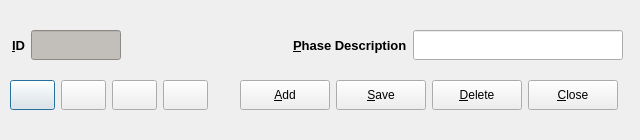
<?xml version="1.0" encoding="UTF-8"?>
<ui version="4.0">
 <class>PhaseSetupDlg</class>
 <widget class="QDialog" name="PhaseSetupDlg">
  <property name="geometry">
   <rect>
    <x>0</x>
    <y>0</y>
    <width>640</width>
    <height>140</height>
   </rect>
  </property>
  <property name="minimumSize">
   <size>
    <width>640</width>
    <height>140</height>
   </size>
  </property>
  <property name="maximumSize">
   <size>
    <width>640</width>
    <height>140</height>
   </size>
  </property>
  <property name="windowTitle">
   <string>Phase Description Entry</string>
  </property>
  <widget class="QWidget" name="layoutWidget">
   <property name="geometry">
    <rect>
     <x>12</x>
     <y>20</y>
     <width>611</width>
     <height>51</height>
    </rect>
   </property>
   <layout class="QHBoxLayout" name="horizontalLayout">
    <item>
     <widget class="QLabel" name="label">
      <property name="text">
       <string>&lt;!DOCTYPE HTML PUBLIC &quot;-//W3C//DTD HTML 4.0//EN&quot; &quot;http://www.w3.org/TR/REC-html40/strict.dtd&quot;&gt;
&lt;html&gt;&lt;head&gt;&lt;meta name=&quot;qrichtext&quot; content=&quot;1&quot; /&gt;&lt;style type=&quot;text/css&quot;&gt;
p, li { white-space: pre-wrap; }
&lt;/style&gt;&lt;/head&gt;&lt;body style=&quot; font-family:'Sans Serif'; font-size:10pt; font-weight:400; font-style:normal;&quot;&gt;
&lt;p style=&quot; margin-top:0px; margin-bottom:0px; margin-left:0px; margin-right:0px; -qt-block-indent:0; text-indent:0px;&quot;&gt;&lt;span style=&quot; font-weight:600;&quot;&gt;&amp;amp;ID&lt;/span&gt;&lt;/p&gt;&lt;/body&gt;&lt;/html&gt;</string>
      </property>
      <property name="buddy">
       <cstring>phaseID_display</cstring>
      </property>
     </widget>
    </item>
    <item>
     <widget class="QLineEdit" name="phaseID_display">
      <property name="minimumSize">
       <size>
        <width>90</width>
        <height>30</height>
       </size>
      </property>
      <property name="maximumSize">
       <size>
        <width>90</width>
        <height>30</height>
       </size>
      </property>
      <property name="styleSheet">
       <string notr="true">background-color: rgb(194, 190, 186);</string>
      </property>
      <property name="readOnly">
       <bool>true</bool>
      </property>
     </widget>
    </item>
    <item>
     <spacer name="horizontalSpacer">
      <property name="orientation">
       <enum>Qt::Horizontal</enum>
      </property>
      <property name="sizeHint" stdset="0">
       <size>
        <width>78</width>
        <height>20</height>
       </size>
      </property>
     </spacer>
    </item>
    <item>
     <widget class="QLabel" name="label_2">
      <property name="text">
       <string>&lt;!DOCTYPE HTML PUBLIC &quot;-//W3C//DTD HTML 4.0//EN&quot; &quot;http://www.w3.org/TR/REC-html40/strict.dtd&quot;&gt;
&lt;html&gt;&lt;head&gt;&lt;meta name=&quot;qrichtext&quot; content=&quot;1&quot; /&gt;&lt;style type=&quot;text/css&quot;&gt;
p, li { white-space: pre-wrap; }
&lt;/style&gt;&lt;/head&gt;&lt;body style=&quot; font-family:'Sans'; font-size:10pt; font-weight:400; font-style:normal;&quot;&gt;
&lt;p style=&quot; margin-top:0px; margin-bottom:0px; margin-left:0px; margin-right:0px; -qt-block-indent:0; text-indent:0px;&quot;&gt;&lt;span style=&quot; font-family:'Sans Serif'; font-weight:600;&quot;&gt;&amp;amp;Phase Description&lt;/span&gt;&lt;/p&gt;&lt;/body&gt;&lt;/html&gt;</string>
      </property>
      <property name="buddy">
       <cstring>phaseDescEdit</cstring>
      </property>
     </widget>
    </item>
    <item>
     <widget class="QLineEdit" name="phaseDescEdit">
      <property name="minimumSize">
       <size>
        <width>210</width>
        <height>30</height>
       </size>
      </property>
      <property name="maximumSize">
       <size>
        <width>210</width>
        <height>30</height>
       </size>
      </property>
      <property name="toolTip">
       <string>Description of competition phase</string>
      </property>
     </widget>
    </item>
   </layout>
  </widget>
  <widget class="QWidget" name="layoutWidget">
   <property name="geometry">
    <rect>
     <x>10</x>
     <y>70</y>
     <width>206</width>
     <height>51</height>
    </rect>
   </property>
   <layout class="QHBoxLayout" name="horizontalLayout_2">
    <item>
     <widget class="QPushButton" name="firstEntry">
      <property name="minimumSize">
       <size>
        <width>45</width>
        <height>30</height>
       </size>
      </property>
      <property name="maximumSize">
       <size>
        <width>45</width>
        <height>30</height>
       </size>
      </property>
      <property name="toolTip">
       <string>First Entry</string>
      </property>
      <property name="text">
       <string/>
      </property>
      <property name="icon">
       <iconset resource="fmrd_resources.qrc">
        <normaloff>:/images/first.png</normaloff>:/images/first.png</iconset>
      </property>
     </widget>
    </item>
    <item>
     <widget class="QPushButton" name="prevEntry">
      <property name="minimumSize">
       <size>
        <width>45</width>
        <height>30</height>
       </size>
      </property>
      <property name="maximumSize">
       <size>
        <width>45</width>
        <height>30</height>
       </size>
      </property>
      <property name="toolTip">
       <string>Previous Entry</string>
      </property>
      <property name="text">
       <string/>
      </property>
      <property name="icon">
       <iconset resource="fmrd_resources.qrc">
        <normaloff>:/images/prev.png</normaloff>:/images/prev.png</iconset>
      </property>
     </widget>
    </item>
    <item>
     <widget class="QPushButton" name="nextEntry">
      <property name="minimumSize">
       <size>
        <width>45</width>
        <height>30</height>
       </size>
      </property>
      <property name="maximumSize">
       <size>
        <width>45</width>
        <height>30</height>
       </size>
      </property>
      <property name="toolTip">
       <string>Next Entry</string>
      </property>
      <property name="text">
       <string/>
      </property>
      <property name="icon">
       <iconset resource="fmrd_resources.qrc">
        <normaloff>:/images/next.png</normaloff>:/images/next.png</iconset>
      </property>
     </widget>
    </item>
    <item>
     <widget class="QPushButton" name="lastEntry">
      <property name="minimumSize">
       <size>
        <width>45</width>
        <height>30</height>
       </size>
      </property>
      <property name="maximumSize">
       <size>
        <width>45</width>
        <height>30</height>
       </size>
      </property>
      <property name="toolTip">
       <string>Last Entry</string>
      </property>
      <property name="text">
       <string/>
      </property>
      <property name="icon">
       <iconset resource="fmrd_resources.qrc">
        <normaloff>:/images/last.png</normaloff>:/images/last.png</iconset>
      </property>
     </widget>
    </item>
    <item>
     <spacer name="horizontalSpacer_2">
      <property name="orientation">
       <enum>Qt::Horizontal</enum>
      </property>
      <property name="sizeHint" stdset="0">
       <size>
        <width>18</width>
        <height>20</height>
       </size>
      </property>
     </spacer>
    </item>
   </layout>
  </widget>
  <widget class="QWidget" name="">
   <property name="geometry">
    <rect>
     <x>220</x>
     <y>70</y>
     <width>418</width>
     <height>51</height>
    </rect>
   </property>
   <layout class="QHBoxLayout" name="horizontalLayout_3">
    <item>
     <spacer name="horizontalSpacer_3">
      <property name="orientation">
       <enum>Qt::Horizontal</enum>
      </property>
      <property name="sizeHint" stdset="0">
       <size>
        <width>13</width>
        <height>20</height>
       </size>
      </property>
     </spacer>
    </item>
    <item>
     <widget class="QPushButton" name="addEntry">
      <property name="minimumSize">
       <size>
        <width>90</width>
        <height>30</height>
       </size>
      </property>
      <property name="maximumSize">
       <size>
        <width>90</width>
        <height>30</height>
       </size>
      </property>
      <property name="toolTip">
       <string>Add Entry</string>
      </property>
      <property name="text">
       <string>&amp;Add</string>
      </property>
      <property name="icon">
       <iconset resource="fmrd_resources.qrc">
        <normaloff>:/images/add.png</normaloff>:/images/add.png</iconset>
      </property>
     </widget>
    </item>
    <item>
     <widget class="QPushButton" name="saveEntry">
      <property name="minimumSize">
       <size>
        <width>90</width>
        <height>30</height>
       </size>
      </property>
      <property name="maximumSize">
       <size>
        <width>90</width>
        <height>30</height>
       </size>
      </property>
      <property name="toolTip">
       <string>Delete Entry</string>
      </property>
      <property name="text">
       <string>&amp;Save</string>
      </property>
      <property name="icon">
       <iconset resource="fmrd_resources.qrc">
        <normaloff>:/images/save.png</normaloff>:/images/save.png</iconset>
      </property>
     </widget>
    </item>
    <item>
     <widget class="QPushButton" name="deleteEntry">
      <property name="minimumSize">
       <size>
        <width>90</width>
        <height>30</height>
       </size>
      </property>
      <property name="maximumSize">
       <size>
        <width>90</width>
        <height>30</height>
       </size>
      </property>
      <property name="toolTip">
       <string>Delete Entry</string>
      </property>
      <property name="text">
       <string>&amp;Delete</string>
      </property>
      <property name="icon">
       <iconset resource="fmrd_resources.qrc">
        <normaloff>:/images/delete.png</normaloff>:/images/delete.png</iconset>
      </property>
     </widget>
    </item>
    <item>
     <widget class="QPushButton" name="closeButton">
      <property name="minimumSize">
       <size>
        <width>90</width>
        <height>30</height>
       </size>
      </property>
      <property name="maximumSize">
       <size>
        <width>90</width>
        <height>30</height>
       </size>
      </property>
      <property name="toolTip">
       <string>Close Window</string>
      </property>
      <property name="text">
       <string>&amp;Close</string>
      </property>
      <property name="icon">
       <iconset resource="fmrd_resources.qrc">
        <normaloff>:/images/quit.png</normaloff>:/images/quit.png</iconset>
      </property>
     </widget>
    </item>
    <item>
     <spacer name="horizontalSpacer_4">
      <property name="orientation">
       <enum>Qt::Horizontal</enum>
      </property>
      <property name="sizeHint" stdset="0">
       <size>
        <width>13</width>
        <height>46</height>
       </size>
      </property>
     </spacer>
    </item>
   </layout>
  </widget>
 </widget>
 <resources>
  <include location="fmrd_resources.qrc"/>
 </resources>
 <connections/>
</ui>
